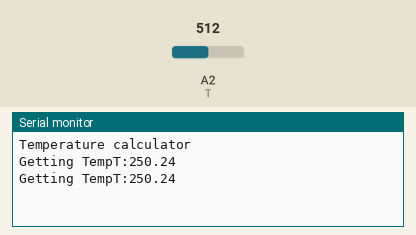
The sketch below on a simulated Arduino Uno, built with avr-gcc and run on an emulated ATmega328P. Parts: the last lines printed to the serial monitor. The inputs (shaded band) are chosen by the test bench; at power-on: A2 (T) = 512.

Above: at 5.8 s.
5.9 s: A2 (T) set to 716
At 10.5 s:
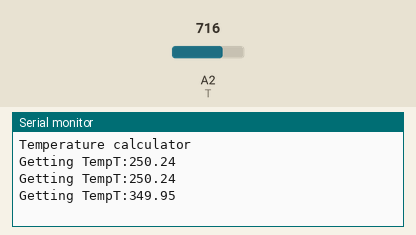
11.1 s: A2 (T) set to 900
At 13.9 s:
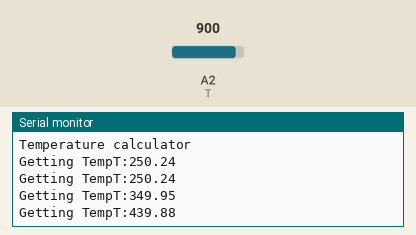
Timing chart, 0 to 15.4 s (numbered marks = the images above; inputs shaded):
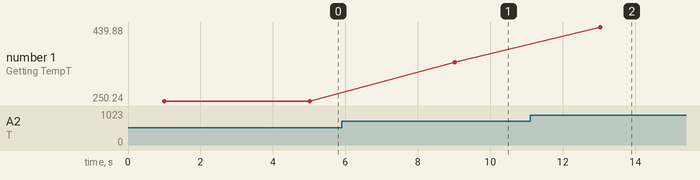

Measured:
- after the input at 5.9 s, the serial monitor: prints a new line after 3.1 s (image 1)
- after the input at 11.1 s, the serial monitor: prints a new line after 1.9 s (image 2)
- plotted number 1: 250.24 → 349.95 after the input at 5.9 s, 349.95 → 439.88 after the input at 11.1 s

The sketch:

sketch_may17f.ino
```cpp
#include<SoftwareSerial.h>
//int ledPin=13;
int T=A2;
float CELSIUS;
void setup()
{
  Serial.begin(9600);
}
void TEMPERATURE()
{
  Serial.print("Getting Temp");
    int value_temp=analogRead(T);
    delay(10);
   // value_lig=analogRead(L);
    //delay(10);
    float millivolts_temp=(value_temp/1023.0)*5000;
    CELSIUS=millivolts_temp/10;
    Serial.print("T:");
    Serial.print(CELSIUS);
    Serial.print("\n");
    delay(2000);
   /*if (LIGHT>10) {
    digitalWrite(ledPin, HIGH);
  } else {
    digitalWrite(ledPin, LOW);
  }*/
}
void loop()
{
  Serial.print("Temperature calculator");
  Serial.print("\n");
  delay(1000);
  while(1)
{
  TEMPERATURE();
  delay(2000);
}
}
```
